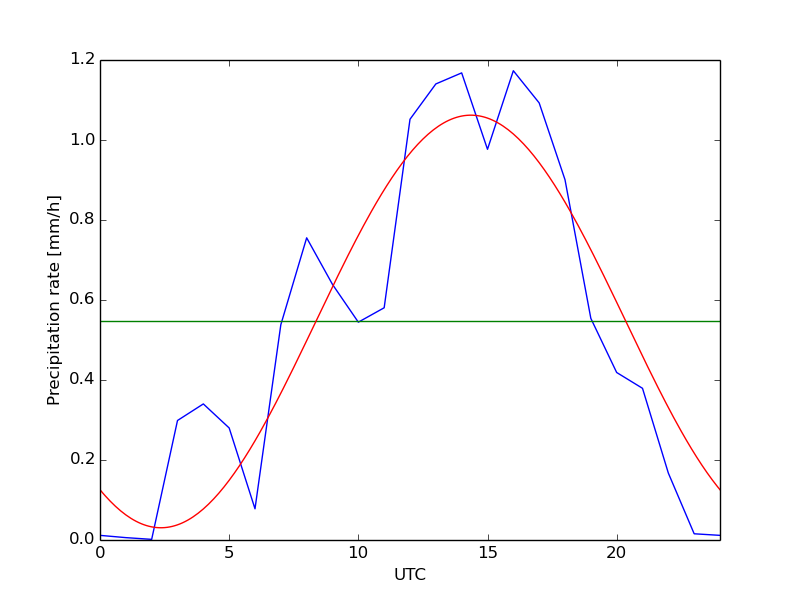

Write the Python code that produced this figure.
#coding:utf-8
import numpy as np
import matplotlib.pyplot as plt


lon1=70.
lat1=-15
grid=0.1

########
#調べたい場所
#######
lon=114.
lat=2.


m=int((lon-lon1)/grid)
n=int((lat-lat1)/grid)



#m=260
#n=300
#m=500
#n=300
#m=900
#n=450
#m=
#n=

a=0.
b=0.
c=0.
mean=0.
sum2=0.
pi=np.arctan(1.)*4.


plot=np.zeros(24)
for j in range(0,24):
	hour="%02d"%j
	data=np.loadtxt("/home/kubotashu/kubota/labo/sakuzu/sakuzu/sakuzu29/plotdata_wh04_rv/p2/"+hour+".dat")
	plot[j]=data[n,m]

	#if j==0:
	#	plot[j]=plot[j]+plot[j+1]+plot[23]
	#	plot[j]=plot[j]/3.
	
	#elif j==23:
	#	plot[j]=plot[j]+plot[j-1]+plot[0]
	#	plot[j]=plot[j]/3.

	#else:
	#	plot[j]=plot[j]+plot[j+1]+plot[j-1]
	#	plot[j]=plot[j]/3.

for j in range(0,24):


	mean+=plot[j]
	a+=plot[j]*np.cos(2.*pi*(j+0.5)/24)
	b+=plot[j]*np.sin(2.*pi*(j+0.5)/24)
	sum2+=plot[j]*plot[j]
a=a/12.
b=b/12.
mean=mean/24.

s2=(sum2-24.*mean*mean-0.5*24.*(a*a+b*b))/(24.-3.)
f=24.*(a*a+b*b)/(4.*s2)
print "f",f

print plot



	



x=np.arange(0,25,1)
plot=np.append(plot,plot[0])
plt.plot(x,plot)
plot[:]=mean
plt.plot(x,plot)
x=np.arange(0.,24.1,0.1)
plt.plot(x,mean+a*np.cos(2.*pi*x/24.)+b*np.sin(2.*pi*x/24.))
plt.xlabel("UTC")
plt.ylabel("Precipitation rate [mm/h]")
plt.xlim(0,24)
#plt.locator_params(axis="x",tight=True,nbins=10)
plt.savefig("fourier.png")

